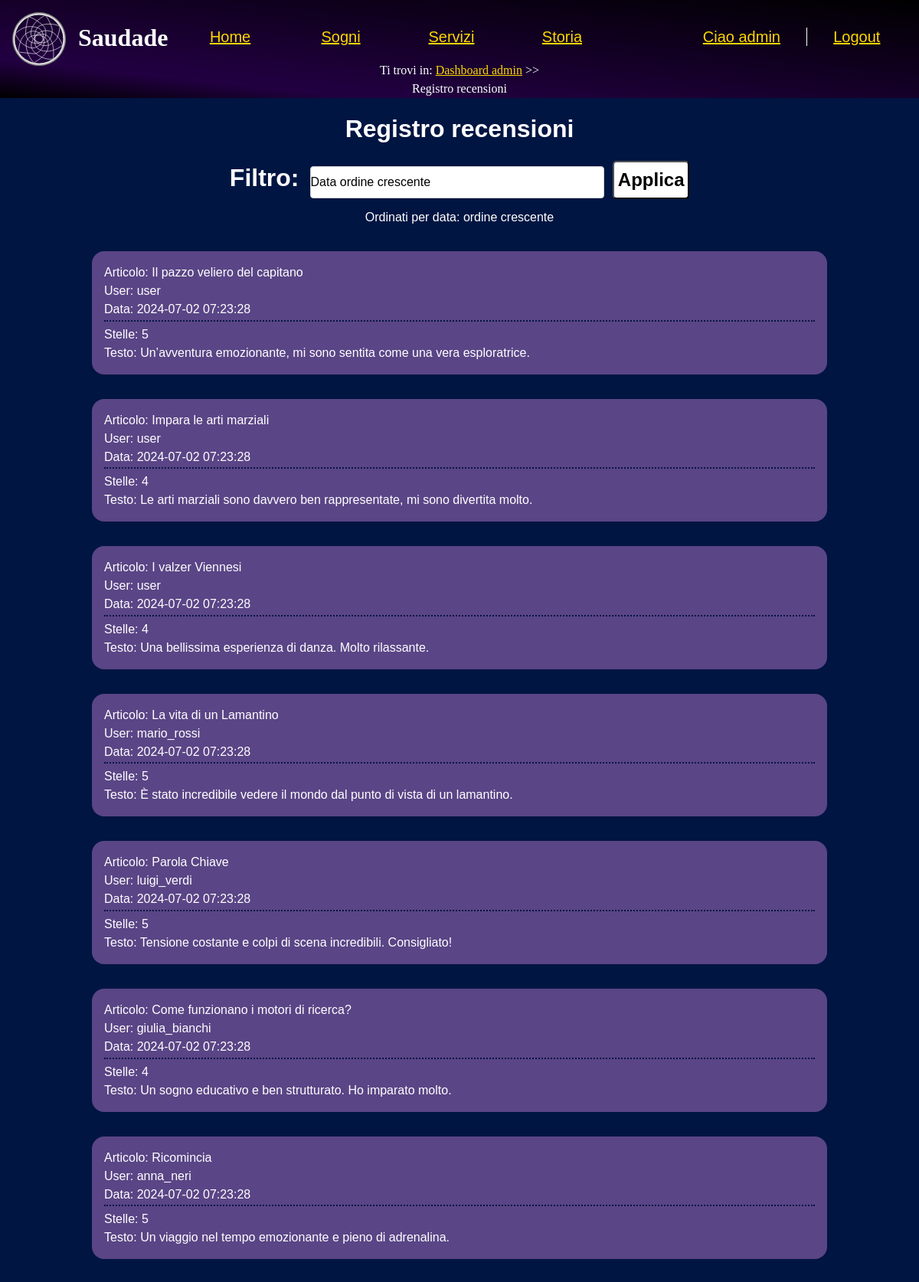
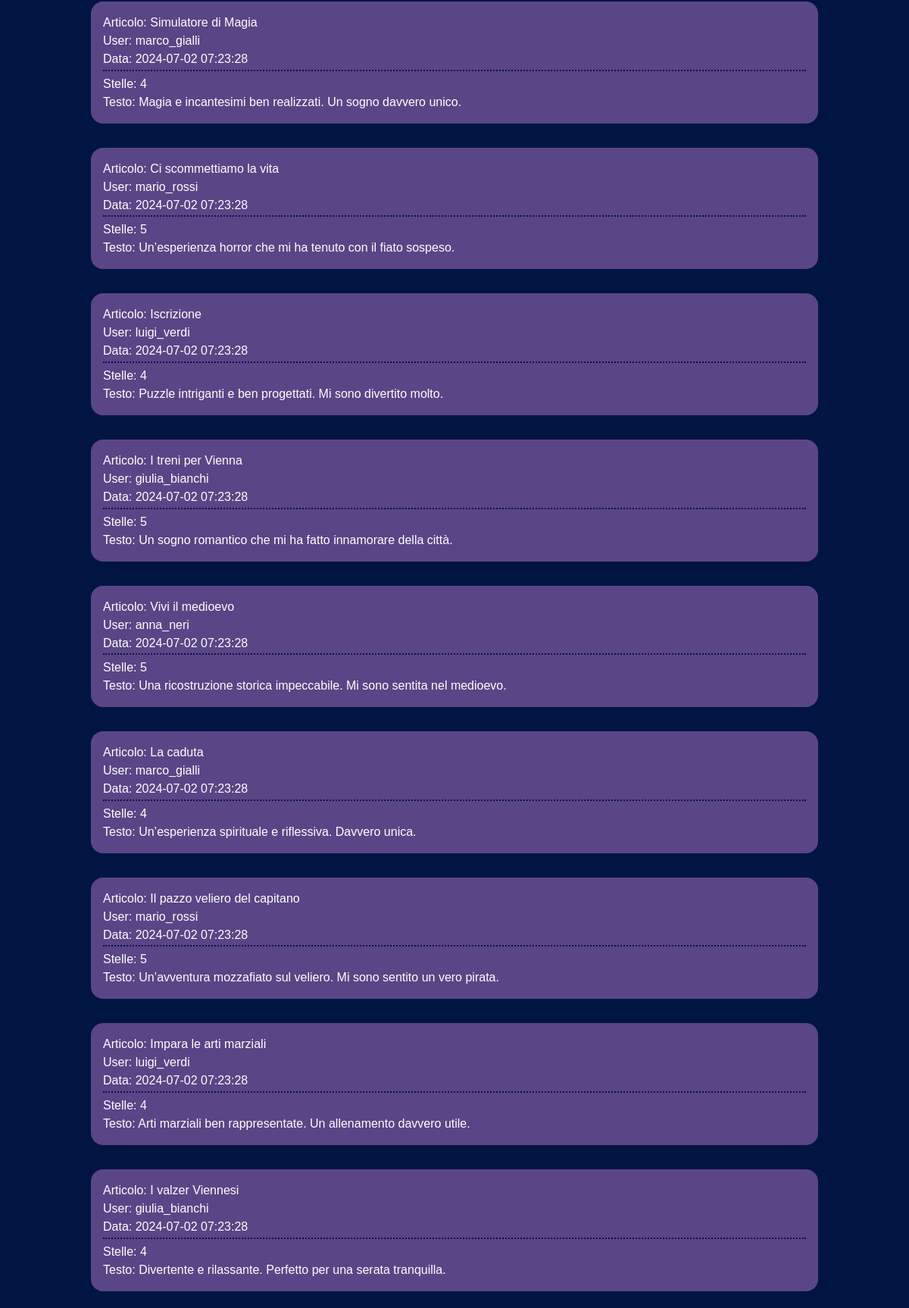
The page /src/php/registroRecensioni.php (signed in, upper part) on the database its author committed (2 pictures, top to bottom).
### tables this page shows
CREATE TABLE recensioni (
  id SERIAL PRIMARY KEY,
  user_name VARCHAR(20) NOT NULL,
  testo TEXT NOT NULL,
  articolo VARCHAR(50),
  stelle INT CHECK (stelle >= 1 AND stelle <= 5),
  data TIMESTAMP DEFAULT CURRENT_TIMESTAMP,

  FOREIGN KEY (user_name) REFERENCES utenti(user_name) ON DELETE CASCADE ON UPDATE CASCADE,
  FOREIGN KEY (articolo) REFERENCES sogni(titolo) ON DELETE CASCADE  ON UPDATE CASCADE
);

### src/php/functions.php (called while the page is built, shortened)
<?php
class Functions {
    private $connection;
    public function openDBConnection(){
        global $HOST_DB, $USERNAME, $PASSWORD, $DATABASE_NAME;
        $this->connection = mysqli_connect(
            $HOST_DB,
            $USERNAME,
            $PASSWORD,
            $DATABASE_NAME
        );
        $this->connection->set_charset("utf8");
        return mysqli_connect_errno() == 0;
    }
    public function getConnection(){
        return $this->connection;
    }
}

### src/php/registroRecensioni.php (the view, shortened to what this page needs)
<?php
    require_once("functions.php");
    $functions = new functions();
    $functions->openDBConnection();
    $pagina = new newPage("../html/registroRecensioni.html", "Registro recensioni", "Registro recensioni", "Registro recensioni");
    if(isset($_SESSION['user_name'])){
        if($_SESSION['user_name'] === "admin") {
            $filtro = "data ASC";
            $ordine = "data: ordine crescente";
            $linkUsrAsc = "Username ordine alfabetico crescente";
            $linkUsrDec = "Username ordine alfabetico decrescente";
            $linkArtAsc = "Articolo ordine alfabetico crescente";
            $linkArtDec = "Articolo ordine alfabetico decrescente";
            $linkDataAsc = "Data ordine crescente";
            $linkDataDec = "Data ordine decrescente";
            $linkStarAsc =  "Numero stelle ordine crescente";
            $linkStarDec =  "Numero stelle ordine decrescente";
            $linkUsrAscValue = "usr-asc";
            $linkUsrDecValue = "usr-desc";
            $linkArtAscValue = "art-asc";
            $linkArtDecValue = "art-desc";
            $linkDataAscValue = "date-asc";
            $linkDataDecValue = "date-desc";
            $linkStarAscValue = "star-asc";
            $linkStarDecValue = "star-desc";
            $linkUsrAscDisabled = "";
            $linkUsrDecDisabled = "";
            $linkArtAscDisabled = "";
            $linkArtDecDisabled = "";
            $linkDataAscDisabled = "";
            $linkDataDecDisabled = "";
            $linkStarAscDisabled = "";
            $linkStarDecDisabled = "";
            $pagina->modificaHTML("{ordine}", $ordine);
            $pagina->modificaHTML("{linkUsrAsc}", $linkUsrAsc);
            $pagina->modificaHTML("{linkUsrDec}", $linkUsrDec);
            $pagina->modificaHTML("{linkArtAsc}", $linkArtAsc);
            $pagina->modificaHTML("{linkArtDec}", $linkArtDec);
            $pagina->modificaHTML("{linkDataAsc}", $linkDataAsc);
            $pagina->modificaHTML("{linkDataDec}", $linkDataDec);
            $pagina->modificaHTML("{linkStarAsc}", $linkStarAsc);
            $pagina->modificaHTML("{linkStarDec}", $linkStarDec);
            $pagina->modificaHtml("{linkUsrAscValue}", $linkUsrAscValue);
            $pagina->modificaHtml("{linkUsrDecValue}", $linkUsrDecValue);
            $pagina->modificaHtml("{linkArtAscValue}", $linkArtAscValue);
            $pagina->modificaHtml("{linkArtDecValue}", $linkArtDecValue);
            $pagina->modificaHtml("{linkDataAscValue}", $linkDataAscValue);
            $pagina->modificaHtml("{linkDataDecValue}", $linkDataDecValue);
            $pagina->modificaHtml("{linkStarAscValue}", $linkStarAscValue);
            $pagina->modificaHtml("{linkStarDecValue}", $linkStarDecValue);
            $pagina->modificaHtml("{linkUsrAscDisabled}", $linkUsrAscDisabled);
            $pagina->modificaHtml("{linkUsrDecDisabled}", $linkUsrDecDisabled);
            $pagina->modificaHtml("{linkArtAscDisabled}", $linkArtAscDisabled);
            $pagina->modificaHtml("{linkArtDecDisabled}", $linkArtDecDisabled);
            $pagina->modificaHtml("{linkDataAscDisabled}", $linkDataAscDisabled);
            $pagina->modificaHtml("{linkDataDecDisabled}", $linkDataDecDisabled);
            $pagina->modificaHtml("{linkStarAscDisabled}", $linkStarAscDisabled);
            $pagina->modificaHtml("{linkStarDecDisabled}", $linkStarDecDisabled);
            $stmt = $functions->getConnection()->prepare("SELECT * FROM recensioni ORDER BY $filtro ;");
            $stmt->execute();
            $risultato = $stmt->get_result();
            if($risultato == NULL){
                $pagina->modificaHTML("{commenti}", "Nessun risultato");
            }else{
                if(mysqli_num_rows($risultato) > 0){
                    $output = "";
                    foreach( $risultato as $row){
                        $output .= "<div class = \"sectionRecAc\"><p>Articolo: " . $row["articolo"] . "</p><p>User: " . $row["user_name"] . "</p><p>Data: " . $row["data"] . "</p><p>Stelle: ".$row["stelle"]."</p><p>Testo: ".$row["testo"]."</p></div>";
                    }
                }
            }
        }else{
            $pagina->printErrorPage("<div class=\"sectionDash\">Pagina riservata. Torna alla <a href=\"index.php\">home</a> o alla tua <a href=\"dashboardUser.php\">area personale</a></div>");
        }
    }else{
        $pagina->printErrorPage("<div class=\"sectionDash\">Devi <a href=\"login.php\">accedere al tuo <span lang=\"en\">account</span></a> per visionare questa pagina</div>");
    }

### src/CSS/style.css (style rules this page uses)
* { padding: 0; margin: 0; }
:root { --headerBgColor: #220042; --headerTxtColor: #FFFFFF; --BgColor: #001542; --BgTxtColor: #FFFFFF; --footerBgColor: #220042; --footerTxtColor: #FFFFFF; --visitedLinkColor: #38F689; --linkColor: #FFD700; --BgAll: #7A7A7A; --BgSidebar:#00154280; --colorSlide: rgb(90, 69, 134); --slideTitleTxtColor: #FFFFFF; --fontMenu: sans-serif; --errorBackground: #FF0000; --calendarioOver: #2D0000; --errorText: #FFFFFF; --successBackground:#4F7A28; }
.center { text-align: center; }
html { width: 100%; font-size: 100%; line-height: 1.5em; margin: auto; background-color: var(--BgAll); }
a { color:var(--linkColor) }
body { display: flex; flex-direction: column; min-height: 100vh; line-height: 1.5; background-color: var(--BgColor); }
select.formListaRec { appearance: none; -webkit-appearance: none; height: 42px; width: 40%; font-size: 1rem; background-color: var(--BgTxtColor); border: 1px solid #caced1; border-radius: 0.25rem; color: black; cursor: pointer; }
header { text-align: center; width: 100%; background-image: linear-gradient(to top right, #000000 0%, var(--headerBgColor) 20%, #000000 100%); color: var(--headerTxtColor); }
.menu { text-align: center; line-height: 1.5em; vertical-align: middle; margin:auto; }
ul.listaNavBar { padding: 0; text-align: center; list-style: none; font-family: var(--fontMenu); color: var(--visitedLinkColor); margin-top: 1em; }
ul.listaNavBar > li { display: inline-block; width: 10%; margin: 1em 0.5em; font-size: 1.25em; }
ul.listaNavBar > li:nth-last-child(2) { margin-left: 5em; }
ul.listaNavBar > li:nth-last-child(1) { padding-left: 0.25em; border-left: 1px solid white; }
.menu a { margin: auto; color: var(--linkColor); transition: all -50s ease-in-out; }
.menu a::after { color: var(--linkColor); }
#breadcrump { font-size: 1em; text-align: center; position: relative; padding-left: 40%; padding-right: 40%; }
.titolo > h1 { float: left; margin-top: 25px; vertical-align: middle; }
#logo { float: left; width: 70px; height: 70px; margin: 1em; transition: all 1.25s ease; z-index: 10; }
main { margin:auto; width: 80%; min-height:max-content; align-items: center; background-color: var(--BgColor); color:var(--BgTxtColor); font-family: 'Tahoma', sans-serif; }
div.searchSogno { margin-bottom: 0.75em; }
.filtraSogno { text-align: center; }
.filtraSogno > label { font-weight: bold; font-size: 2em; padding-right: 0.3em; }
.filtraSogno > input.bottoneFiltro { width: 100px; height: 50px; border-radius: 5px; background-color: white; color: #000000; font-size: 1.5em; font-weight: bold; margin-left: 0.3em; align-items: baseline; }
.titoloDash { margin: 0.5em; text-align: center; font-size: 2em; font-weight: bold; }
.sectionRecAc { background-color: var(--colorSlide); margin-top:2em; margin-bottom:2em; padding:1em; border-radius: 1em; }
div.sectionRecAc > p:nth-last-child(2) { margin-top: 0.1em; padding-top: 5px; border-top: 2px dotted var(--BgColor); }

### src/CSS/print.css (style rules this page uses)
* { padding: 0; margin: 0; }
html { font-size: 12pt; font-family: "Times New Roman", serif; margin:auto; }
.menu { display:none; }
main#contenuto { text-rendering: optimizeLegibility; }
#logo { display: none; }
p { line-height: 1.5em; }
#breadcrump { padding: 0.5em 0 0.5em 0; margin-top: 0.5em; border-top: 1px solid #DDD; border-bottom: 1px solid #DDD; font-weight: bold; }
#breadcrump p { max-width: 1024px; margin: auto }
.titolo { text-align:center; }
div.sectionRecAc { border-top: 0.5pt solid black; border-bottom: 0.5pt solid black; border-left: 1pt solid black; border-right: 1pt solid black; padding: 3pt; }
div.sectionRecAc > p:nth-last-child(2) { border-top: 1pt dotted #9c9898; }

### src/CSS/tablet.css (style rules this page uses)
#logo { float: left; }
.listaNavBar { display: none; }
#breadcrump { margin-top: 70px; bottom: 0; padding-top: 1%; padding-left: 35%; padding-right: 35%; }

### src/CSS/mobile.css (style rules this page uses)
#breadcrump { padding-top: 3%; padding-left: 0%; padding-right: 0%; }
.filtraSogno > label { font-size: 1.5em; }

### rows shown on the page
recensioni: articolo "Il pazzo veliero del capitano", user_name "user", data "2024-07-02 07:23:28", stelle "5", testo "Un’avventura emozionante, mi sono sentita come una vera esploratrice."
recensioni: articolo "Impara le arti marziali", user_name "user", data "2024-07-02 07:23:28", stelle "4", testo "Le arti marziali sono davvero ben rappresentate, mi sono divertita molto."
recensioni: articolo "I valzer Viennesi", user_name "user", data "2024-07-02 07:23:28", stelle "4", testo "Una bellissima esperienza di danza. Molto rilassante."
recensioni: articolo "La vita di un Lamantino", user_name "mario_rossi", data "2024-07-02 07:23:28", stelle "5", testo "È stato incredibile vedere il mondo dal punto di vista di un lamantino."
recensioni: articolo "Parola Chiave", user_name "luigi_verdi", data "2024-07-02 07:23:28", stelle "5", testo "Tensione costante e colpi di scena incredibili. Consigliato!"
recensioni: articolo "Come funzionano i motori di ricerca?", user_name "giulia_bianchi", data "2024-07-02 07:23:28", stelle "4", testo "Un sogno educativo e ben strutturato. Ho imparato molto."
recensioni: articolo "Ricomincia", user_name "anna_neri", data "2024-07-02 07:23:28", stelle "5", testo "Un viaggio nel tempo emozionante e pieno di adrenalina."
recensioni: articolo "Simulatore di Magia", user_name "marco_gialli", data "2024-07-02 07:23:28", stelle "4", testo "Magia e incantesimi ben realizzati. Un sogno davvero unico."
recensioni: articolo "Ci scommettiamo la vita", user_name "mario_rossi", data "2024-07-02 07:23:28", stelle "5", testo "Un’esperienza horror che mi ha tenuto con il fiato sospeso."
recensioni: articolo "Iscrizione", user_name "luigi_verdi", data "2024-07-02 07:23:28", stelle "4", testo "Puzzle intriganti e ben progettati. Mi sono divertito molto."
recensioni: articolo "I treni per Vienna", user_name "giulia_bianchi", data "2024-07-02 07:23:28", stelle "5", testo "Un sogno romantico che mi ha fatto innamorare della città."
recensioni: articolo "Vivi il medioevo", user_name "anna_neri", data "2024-07-02 07:23:28", stelle "5", testo "Una ricostruzione storica impeccabile. Mi sono sentita nel medioevo."
recensioni: articolo "La caduta", user_name "marco_gialli", data "2024-07-02 07:23:28", stelle "4", testo "Un’esperienza spirituale e riflessiva. Davvero unica."
recensioni: articolo "Il pazzo veliero del capitano", user_name "mario_rossi", data "2024-07-02 07:23:28", stelle "5", testo "Un’avventura mozzafiato sul veliero. Mi sono sentito un vero pirata."
recensioni: articolo "Impara le arti marziali", user_name "luigi_verdi", data "2024-07-02 07:23:28", stelle "4", testo "Arti marziali ben rappresentate. Un allenamento davvero utile."
recensioni: articolo "I valzer Viennesi", user_name "giulia_bianchi", data "2024-07-02 07:23:28", stelle "4", testo "Divertente e rilassante. Perfetto per una serata tranquilla."
